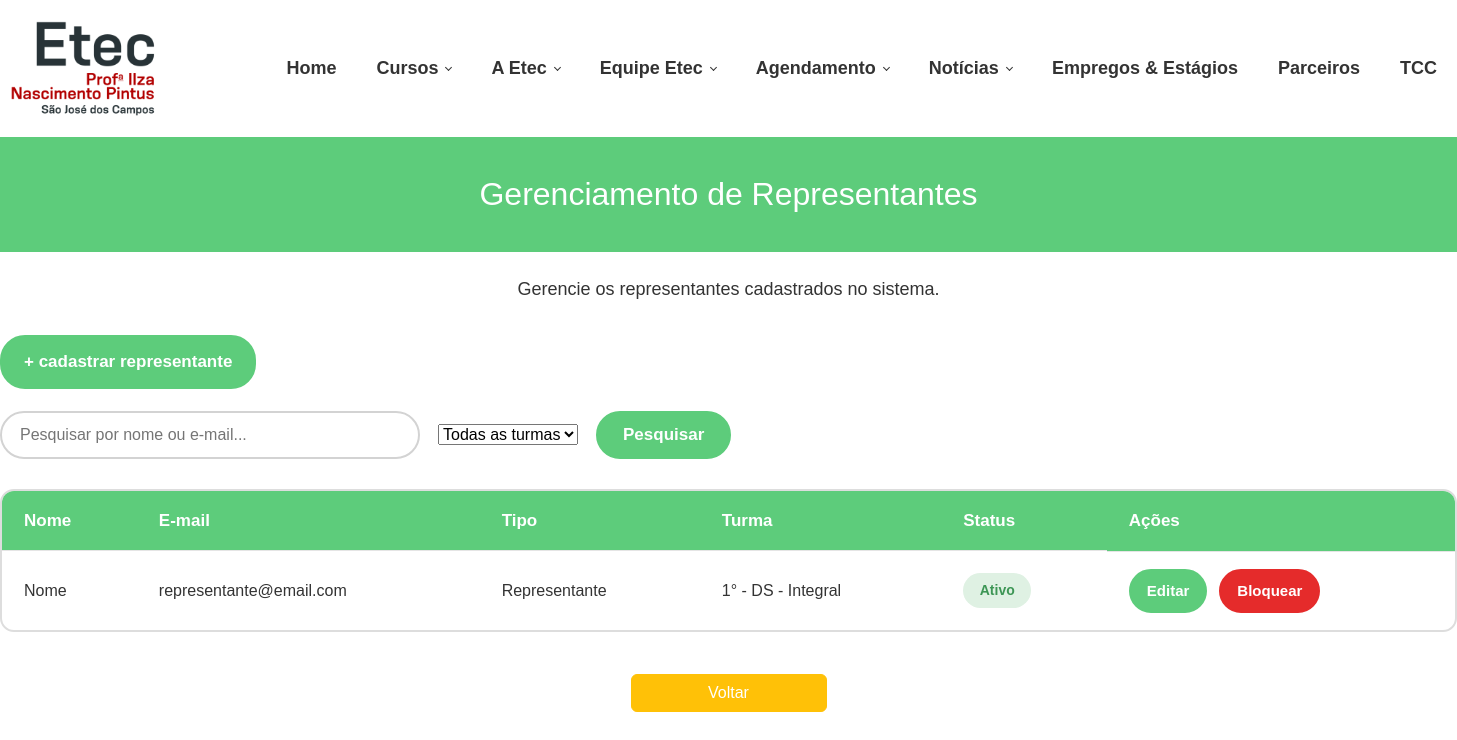
Page /gerenciamento_representante/gerenciar_representantes.php (signed in) on the committed database.
### tables this page shows
create table representante (
id_representante int primary key auto_increment,
nome varchar (100) not null,
email varchar (80) not null,
senha varchar (20)  not null,
id_turma int not null,
foreign key (id_turma) references turma (id_turma)
);

create table turma (
id_turma int primary key auto_increment,
serie ENUM('1°', '2°', '3°'),
curso ENUM('DS', 'ADM', 'AUT', 'RH'),
id_coordenador int not null,
foreign key (id_coordenador) references coordenador (id_coordenador)
);

### gerenciamento_representante/gerenciar_representantes.php (the view, shortened to what this page needs)
<?php
require_once dirname(__DIR__) . "/conexao.php";
$pesquisa = "";
$busca = "%" . $pesquisa . "%";
$turmaFiltro = "";
$sql = "
    SELECT
        r.id_representante,
        r.nome,
        r.email,
        r.status,
        r.id_turma,
        t.serie,
        t.curso,
        t.periodo
    FROM representante r
    LEFT JOIN turma t
        ON r.id_turma = t.id_turma
    WHERE (r.nome LIKE ? OR r.email LIKE ?)
";
$sql .= " ORDER BY t.curso, t.serie, r.nome";
$stmt = $conexao->prepare($sql);
if ($turmaFiltro !== "") {
    $idTurmaFiltro = intval($turmaFiltro);
    $stmt->bind_param("ssi", $busca, $busca, $idTurmaFiltro);
} else {
    $stmt->bind_param("ss", $busca, $busca);
}
$stmt->execute();
$resultRepresentante = $stmt->get_result();
?>
<!DOCTYPE html>
<html lang="pt-br">
<head>
    <link rel="stylesheet"
          href="../css/gerenciar_usuarios.css">
    <link rel="stylesheet" href="https://cdn.jsdelivr.net/npm/bootstrap-icons@1.11.3/font/bootstrap-icons.css">
    <link href="https://cdn.jsdelivr.net/npm/bootstrap@5.3.8/dist/css/bootstrap.min.css" rel="stylesheet">
</head>
<body>
<header class="menu">
    <div class="logo">
        <img src="../logo.png">
    </div>
    <nav>
        <a href="">Home</a>
        <a href="#" class="has-submenu">
            Cursos
        </a>
        <a href="#" class="has-submenu">
            A Etec
        </a>
        <a href="#" class="has-submenu">
            Equipe Etec
        </a>
        <li>
            <a
                href="../agendamento/agendamento.php"
                class="has-submenu">
                Agendamento
            </a>
        </li>
        <a href="#" class="has-submenu">
            Notícias
        </a>
        <a href="">
            Empregos & Estágios
        </a>
        <a href="">
            Parceiros
        </a>
        <a href="">
            TCC
        </a>
    </nav>
</header>
<section class="titulo">
    <h1>Gerenciamento de Representantes</h1>
</section>
<br>
    <p class="subtitulo" align="center">
        Gerencie os representantes cadastrados no sistema.
    </p>
<div class="novo-usuario">
        <a href="cadastrar_representante.php">
            + cadastrar representante
        </a>
    </div>
    <form
        method="GET"
        class="pesquisa"
    >
        <input
            type="text"
            name="pesquisa"
            placeholder="Pesquisar por nome ou e-mail..."
            value="<?php echo htmlspecialchars($pesquisa); ?>"
        >
        <select name="turma">
            <option value="">
                Todas as turmas
            </option>
        </select>
        <button type="submit">
            Pesquisar
        </button>
    </form>
    <div class="tabela-container">
        <table>
            <thead>
                <tr>
                    <th>
                        Nome
                    </th>
                    <th>
                        E-mail
                    </th>
                    <th>
                        Tipo
                    </th>
                    <th>
                        Turma
                    </th>
                    <th>
                        Status
                    </th>
                    <th>
                        Ações
                    </th>
                </tr>
            </thead>
            <tbody>
                <?php if ($resultRepresentante->num_rows > 0): ?>
                    <?php while ($usuario = $resultRepresentante->fetch_assoc()): ?>
                        <tr>
                            <td>
                                <?php
                                echo htmlspecialchars(
                                    $usuario["nome"]
                                );
                                ?>
                            </td>
                            <td>
                                <?php
                                echo htmlspecialchars(
                                    $usuario["email"]
                                );
                                ?>
                            </td>
                            <td>
                                Representante
                            </td>
<td>
    <?php
        if (
            $usuario["serie"] !== null &&
            $usuario["curso"] !== null
        ) {
            echo htmlspecialchars(
                $usuario["serie"] .
                " - " .
                $usuario["curso"] .
                " - " .
                (
                    $usuario["periodo"] == "I"
                        ? "Integral"
                        : (
                            $usuario["periodo"] == "N"
                                ? "Noturno"
                                : "Não informado"
                        )
                )
        );
        } else {
            echo "Sem turma";
        }
    ?>
</td>
                            <td>
                                <?php
                                if ($usuario["status"] == "Ativo"):
                                ?>
                                    <span class="status ativo">
                                        Ativo
                                    </span>
                                <?php else: ?>
                                    <span class="status bloqueado">
                                        Bloqueado
                                    </span>
                                <?php endif; ?>
                            </td>
                            <td class="acoes">
                                <a
                                    href="editar_representante.php?tipo=representante&id=<?php echo $usuario["id_representante"]; ?>"
                                    class="editar">
                                    Editar
                                </a>
                                <?php
                                if ($usuario["status"] == "Ativo"):
                                ?>
                                    <a
                                        href="acoes_representante.php?acao=bloquear&id=<?php echo $usuario["id_representante"]; ?>"
                                        class="bloquear acao-confirmar"
                                    >
                                        Bloquear
                                    </a>
                                <?php endif; ?>
                            </td>
                        </tr>
                    <?php endwhile; ?>
                <?php endif; ?>
            </tbody>
        </table>
    </div>
    <section class="my-3">
        <div class="container">
            <div class="row">
                <div class="col-sm-2 offset-sm-5 text-center">
                    <button type="button" class="btn btn-warning text-white w-100"
                            onclick="window.location.href='../opcoes.html'">
                        Voltar
                    </button>
                </div>
            </div>
        </div>
    </section>
</body>
</html>

### css/gerenciar_usuarios.css (style rules this page uses)
* { margin:0; padding:0; box-sizing:border-box; font-family:Arial, Helvetica, sans-serif; }
body { background:white; overflow-x:hidden; }
header { width:100%; height:137px; background:#fff; display:flex; align-items:center; border-bottom:none !important; box-shadow:none !important; padding:0; }
.logo { width:360px; height:137px; display:flex; justify-content:flex-end; align-items:center; padding-right:65px; }
.logo img { width:auto; height:95px; object-fit:contain; }
nav { height:100%; display:flex; align-items:center; gap:0; margin-left:45px; }
nav a { height:42px; display:flex; align-items:center; padding:0 20px; text-decoration:none; color:#333; font-size:18px; font-weight:bold; white-space:nowrap; }
nav a.has-submenu::after { content:""; width:5px; height:5px; border-right:1px solid #333; border-bottom:1px solid #333; transform:rotate(45deg); margin-left:8px; margin-top:-3px; }
nav ul, nav li { list-style:none; margin:0; padding:0; }
nav li { position:relative; }
.titulo { width:100%; height:115px; background:#5dcc7b; color:white; display:flex; align-items:center; justify-content:center; text-align:center; padding:0; }
.titulo h1 { margin:0; padding:0; font-weight:normal; font-size:32px; }
.container { width:calc(100% - 106px); max-width:1500px; margin:42px auto 50px; }
.subtitulo { margin:0 0 32px; color:#333; font-size:18px; }
.novo-usuario { margin-bottom:22px; }
.novo-usuario a { display:inline-flex; align-items:center; justify-content:center; padding:12px 22px; background:#5dcc7b; color:#fff; text-decoration:none; border:2px solid #5dcc7b; border-radius:25px; font-size:17px; font-weight:bold; transition:.2s; }
.pesquisa { display:flex; align-items:center; gap:18px; margin-bottom:30px; }
.pesquisa input { width:420px; height:48px; padding:0 18px; border:2px solid #d3d3d3; border-radius:25px; outline:none; background:#fff; color:#333; font-size:16px; }
.pesquisa button { height:48px; padding:0 25px; border:2px solid #5dcc7b; border-radius:25px; background:#5dcc7b; color:#fff; font-size:17px; font-weight:bold; cursor:pointer; transition:.2s; }
.tabela-container { width:100%; overflow-x:auto; border:2px solid #ddd; border-radius:14px; background:#fff; }
table { width:100%; border-collapse:separate; border-spacing:0; min-width:900px; }
thead th { padding:17px 22px; background:#5dcc7b; color:#fff; text-align:left; font-size:17px; font-weight:bold; }
tbody td { padding:17px 22px; border-top:1px solid #e5e5e5; color:#333; font-size:16px; vertical-align:middle; }
.status { display:inline-flex; align-items:center; justify-content:center; min-width:68px; padding:7px 14px; border-radius:20px; font-size:14px; font-weight:bold; }
.status.ativo { background:#dff1e3; color:#3d9655; }
.acoes { display:flex; align-items:center; gap:12px; white-space:nowrap; }
.acoes a { display:inline-flex; align-items:center; justify-content:center; padding:9px 16px; border-radius:22px; text-decoration:none; color:#fff !important; font-size:15px; font-weight:bold; }
.acoes a.editar { background:#5dcc7b !important; border:2px solid #5dcc7b; }
.acoes a.bloquear { background:#e52b2b !important; border:2px solid #e52b2b; }
header.menu { border: 0 !important; outline: 0 !important; box-shadow: none !important; }
header.menu::before, header.menu::after { display: none !important; border: 0 !important; box-shadow: none !important; }

### rows in the picture
representante: nome "Nome", email "representante@email.com", id_turma.periodo "1° - DS - Integral", status "Ativo"
